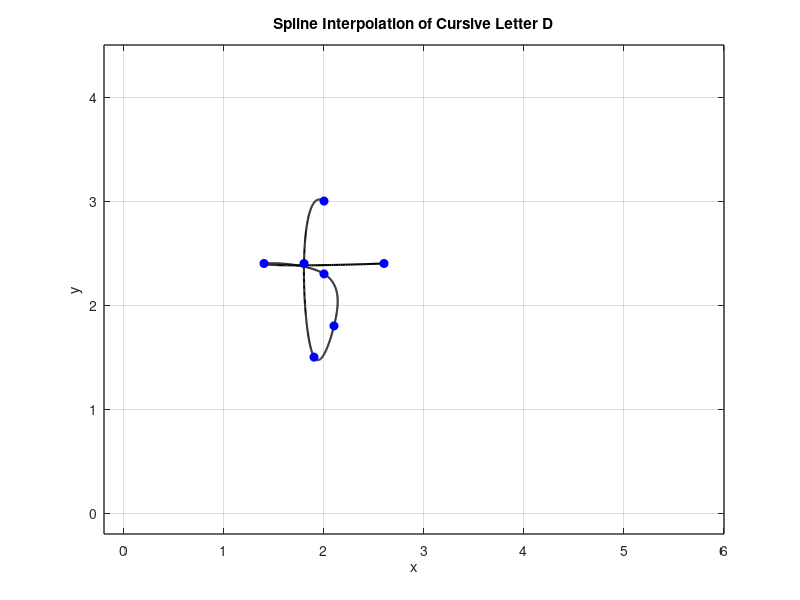

Source code (MATLAB):
x = [2 1.8 1.9 2.1 2.0 1.4 2.6];
y = [3 2.4 1.5 1.8 2.3 2.4 2.4];

n = length(x);
t = 0:n-1; % Parametric coordinate t
tt = 0:0.01:n-1; % More dense coordinate tt for spline interpolation

% Compute spline interpolation
xx = spline(t, x, tt);
yy = spline(t, y, tt);

% Plot settings
figure(1)
plot(xx, yy, 'k', 'LineWidth', 1.5) % plot spline
hold on
plot(x, y, 'bo', 'MarkerFaceColor', 'b') % plot data points
axis([-0.2 6 -0.2 4.5])
grid on
title('Spline Interpolation of Cursive Letter D')
xlabel('x')
ylabel('y')
set(gca, 'FontSize', 10, 'LineWidth', 1)
grid on
